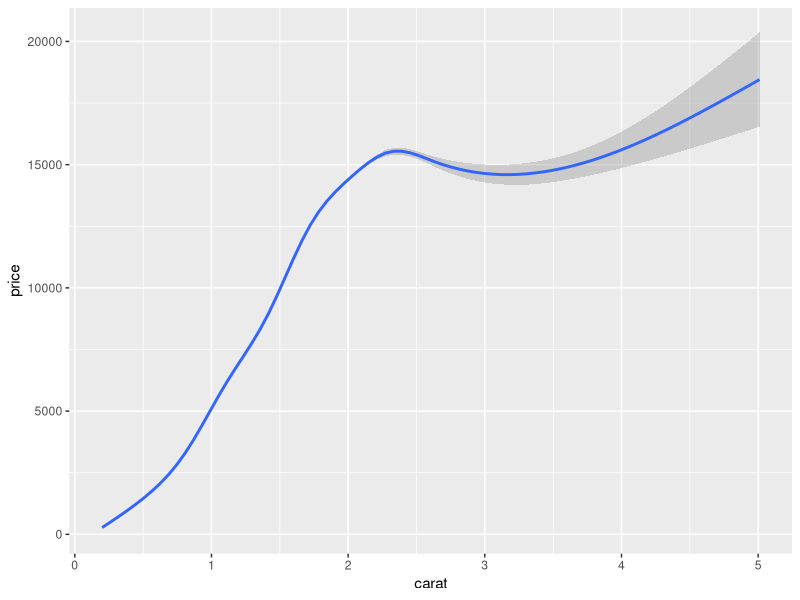
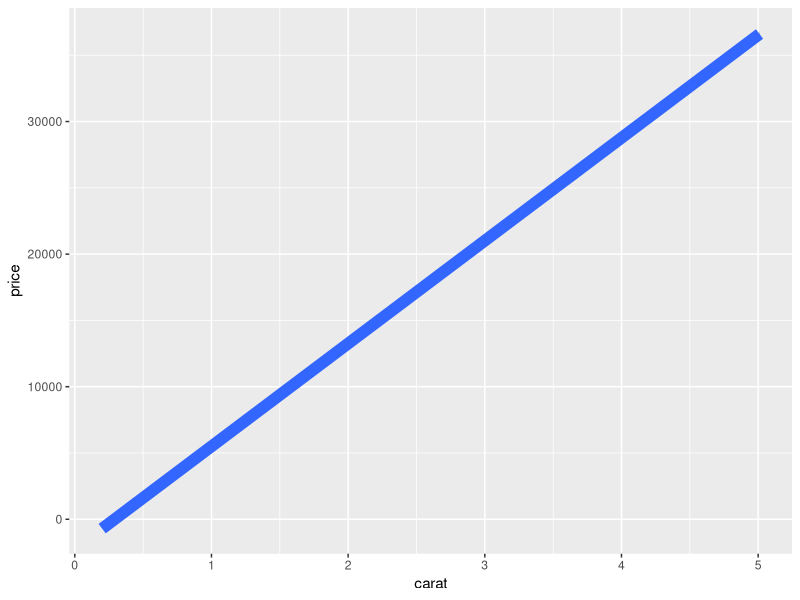
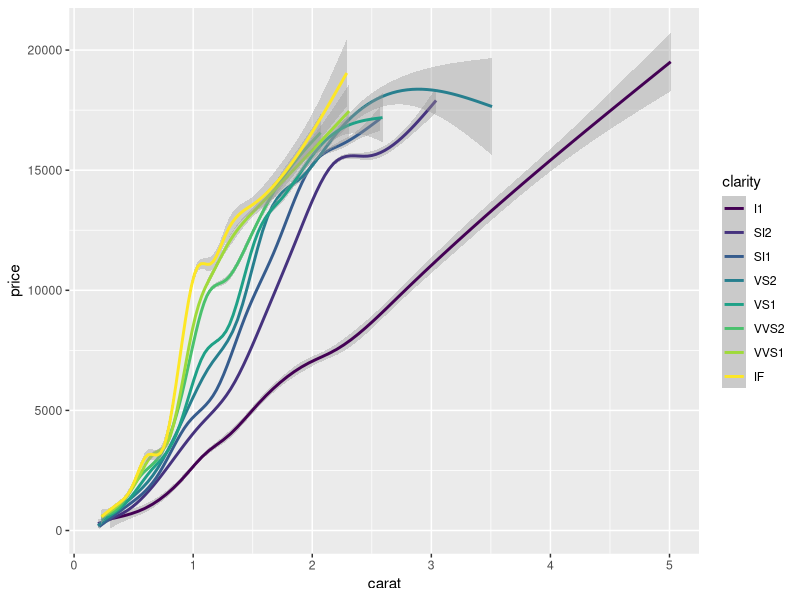
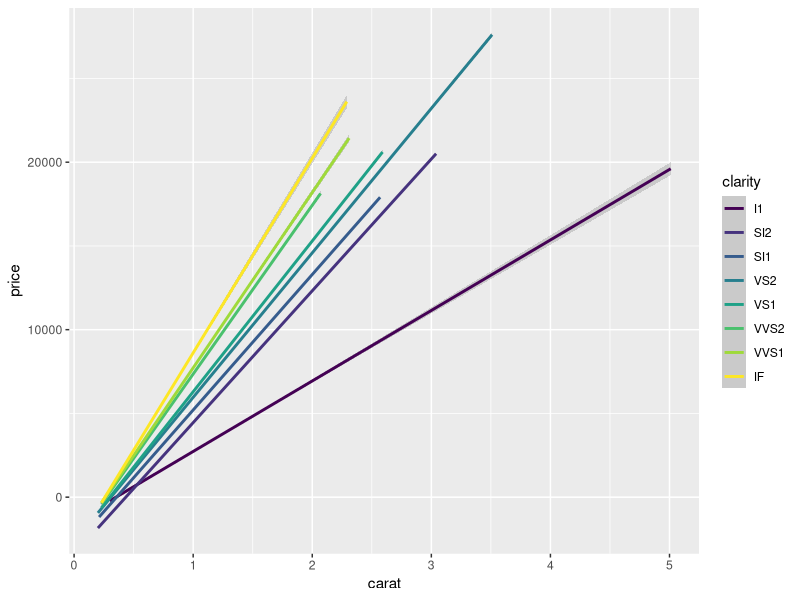
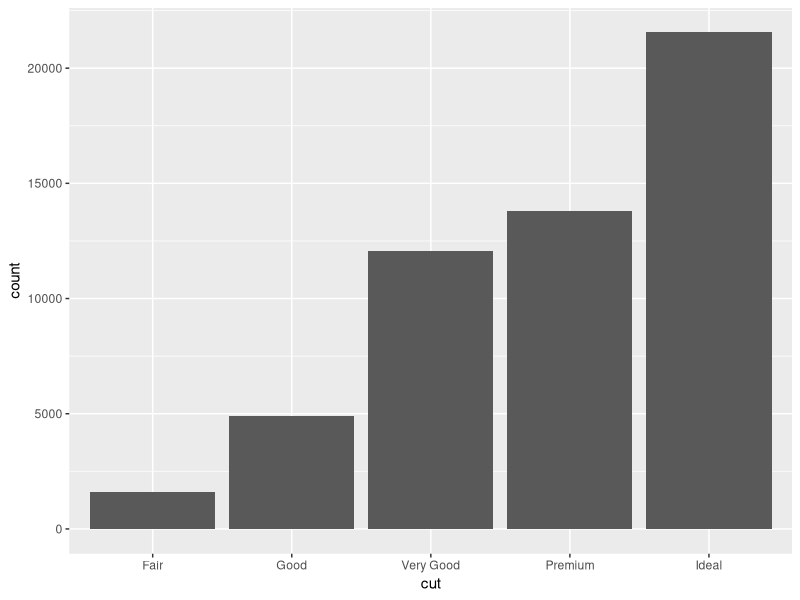
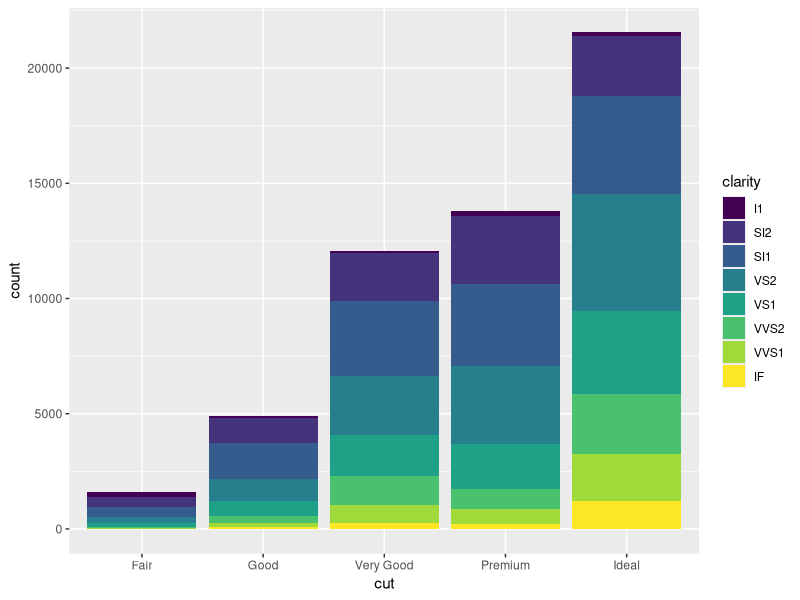
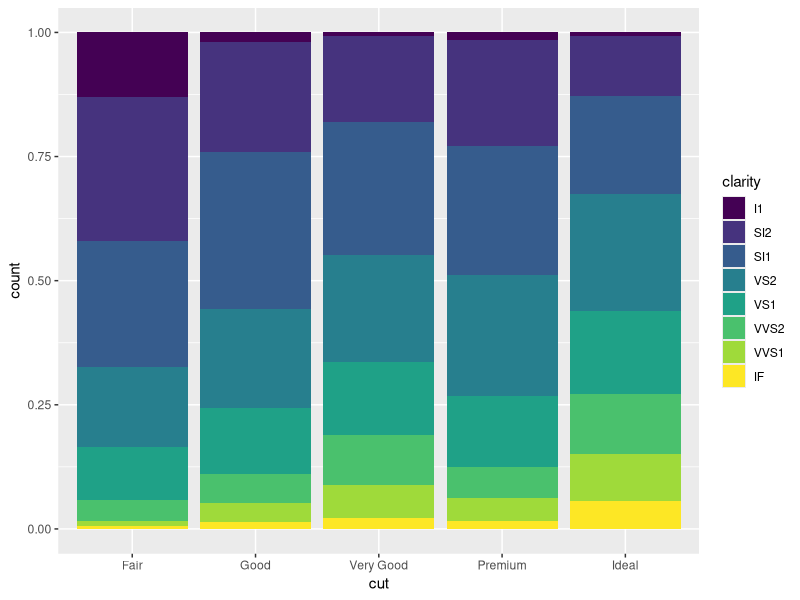
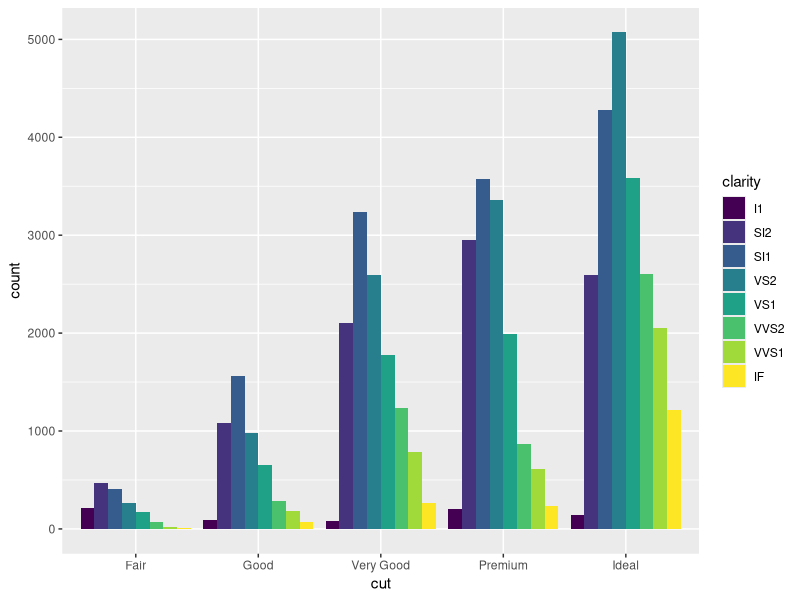

Reproduce these figures in R, in order.
## ---- chunk 1
# install.packages("psych")
require("psych")
# install.packages("ggplot2")
require("ggplot2")
#install.packages("RColorBrewer")
require("RColorBrewer")
#install.packages("dplyr")
require("dplyr")
## ---- chunk 2
# ggplot(diamonds, aes(x=carat, y=price)) +
#   geom_line()

ggplot(diamonds, aes(x=carat, y=price)) +
  geom_smooth()
## ---- chunk 3
ggplot(diamonds, aes(x=carat, y=price)) +
  geom_smooth(method="lm", size=4)
## ---- chunk 4
ggplot(diamonds, aes(x=carat, y=price)) +
  geom_smooth(aes(color=clarity))
## ---- chunk 5
ggplot(diamonds, aes(x=carat, y=price)) +
  geom_smooth(method="lm", aes(color=clarity))

## ---- chunk 6
ggplot(diamonds, aes(cut)) + 
  geom_bar()
## ---- chunk 7
ggplot(diamonds, aes(cut)) + 
  geom_bar(aes(fill = clarity))
## ---- chunk 8
ggplot(diamonds, aes(cut)) + 
  geom_bar(aes(fill = clarity), position = "fill")
## ---- chunk 9
ggplot(diamonds, aes(cut)) + 
  geom_bar(aes(fill = clarity), position = "dodge")
## ---- chunk 10
ggplot(diamonds, aes(cut)) + 
  geom_bar(aes(fill = clarity), position = "dodge") +
  scale_fill_brewer(palette="Blues")
## ---- chunk 11
ggplot(diamonds, aes(cut, price)) + 
  geom_boxplot(aes(color=cut), fill=NA)
## ---- chunk 12
ggplot(diamonds, aes(cut, price)) + 
  geom_violin(aes(color=cut, fill=cut))
## ---- chunk 13
ggplot(diamonds, aes(x=price)) + 
  geom_density(aes(color=cut))
## ---- chunk 14
ggplot(diamonds, aes(cut)) + 
  geom_bar(aes(fill = clarity), position = "dodge") +
  scale_fill_brewer(palette="Blues") +
  geom_hline(yintercept = 2000, color="darkred") +
  annotate("text", x = 1.5, y=2250, label = "My budget", color= "darkred")
## ---- chunk 15
ggplot(diamonds, aes(x=carat, y=price)) +
  geom_point(alpha=0.2) +
  geom_smooth(aes(color=clarity), method="lm")
## ---- chunk 16
ggplot(diamonds, aes(x=carat, y=price)) +
  geom_point(aes(color=clarity)) +
  geom_smooth(aes(color=clarity))

ggplot(diamonds, aes(x=carat, y=price, color=clarity)) +
  geom_point() +
  geom_smooth()
## ---- chunk 17
#install.package("dplyr")
#require("dplyr")
dio2 <- diamonds %>% count(cut, clarity)

ggplot(dio2, aes(x=cut, y=n)) +
  geom_bar(stat="identity", alpha=0.4) +
  geom_bar(stat="identity", aes(fill=clarity), position="dodge")

## ---- chunk 18
ggplot(mpg, aes(cty, hwy)) + 
  geom_point(color="darkblue", shape=2, size=6, alpha=0.3) +
  labs(x="City MPG", y="Highway MPG", title="Fuel Economy") +
  geom_smooth()
# Or ex1 + geom_smooth()
